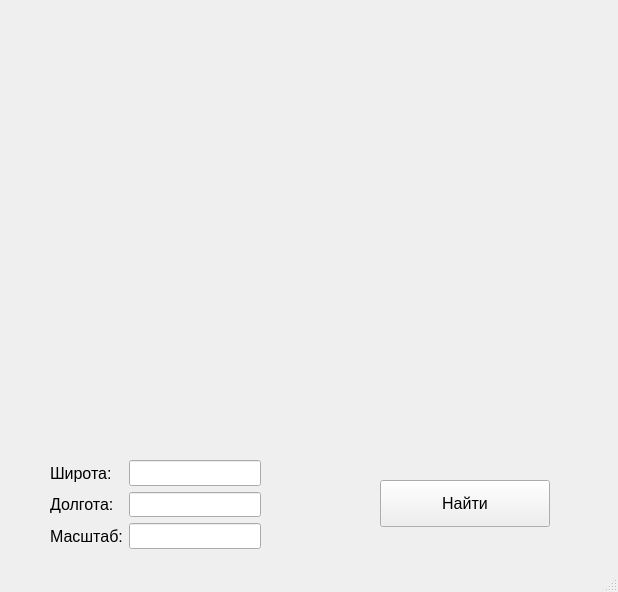
<?xml version="1.0" encoding="UTF-8"?>
<ui version="4.0">
 <class>MainWindow</class>
 <widget class="QMainWindow" name="MainWindow">
  <property name="geometry">
   <rect>
    <x>0</x>
    <y>0</y>
    <width>618</width>
    <height>592</height>
   </rect>
  </property>
  <property name="font">
   <font>
    <pointsize>12</pointsize>
   </font>
  </property>
  <property name="windowTitle">
   <string>MainWindow</string>
  </property>
  <widget class="QWidget" name="centralwidget">
   <widget class="QWidget" name="formLayoutWidget">
    <property name="geometry">
     <rect>
      <x>50</x>
      <y>460</y>
      <width>211</width>
      <height>89</height>
     </rect>
    </property>
    <layout class="QFormLayout" name="formLayout">
     <item row="0" column="0">
      <widget class="QLabel" name="label">
       <property name="text">
        <string>Широта:</string>
       </property>
      </widget>
     </item>
     <item row="2" column="0">
      <widget class="QLabel" name="label_3">
       <property name="text">
        <string>Масштаб:</string>
       </property>
      </widget>
     </item>
     <item row="0" column="1">
      <widget class="QLineEdit" name="lineEdit"/>
     </item>
     <item row="1" column="1">
      <widget class="QLineEdit" name="lineEdit_2"/>
     </item>
     <item row="2" column="1">
      <widget class="QLineEdit" name="lineEdit_3"/>
     </item>
     <item row="1" column="0">
      <widget class="QLabel" name="label_2">
       <property name="text">
        <string>Долгота:</string>
       </property>
      </widget>
     </item>
    </layout>
   </widget>
   <widget class="QPushButton" name="pushButton">
    <property name="geometry">
     <rect>
      <x>380</x>
      <y>480</y>
      <width>170</width>
      <height>47</height>
     </rect>
    </property>
    <property name="text">
     <string>Найти</string>
    </property>
   </widget>
   <widget class="QLabel" name="image">
    <property name="geometry">
     <rect>
      <x>10</x>
      <y>10</y>
      <width>601</width>
      <height>451</height>
     </rect>
    </property>
    <property name="text">
     <string/>
    </property>
   </widget>
  </widget>
  <widget class="QMenuBar" name="menubar">
   <property name="geometry">
    <rect>
     <x>0</x>
     <y>0</y>
     <width>618</width>
     <height>21</height>
    </rect>
   </property>
  </widget>
  <widget class="QStatusBar" name="statusbar"/>
 </widget>
 <resources/>
 <connections/>
</ui>
